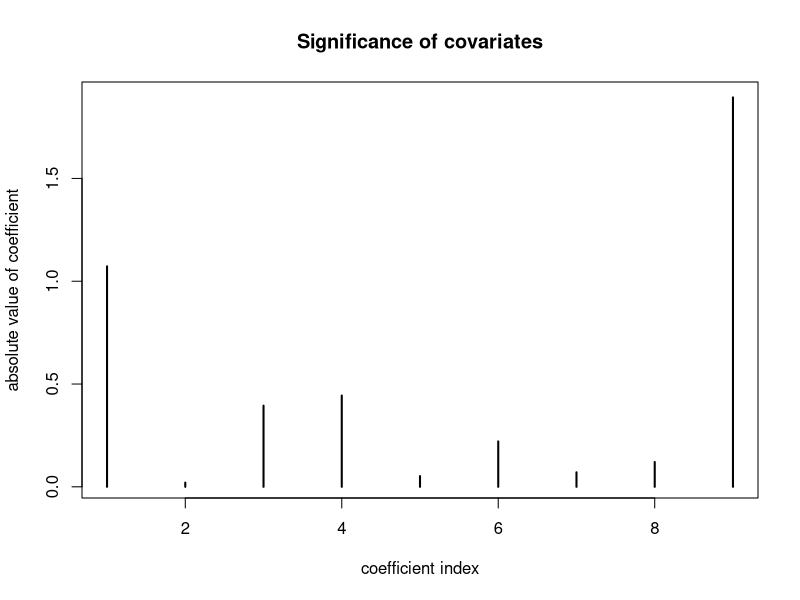

Generate this figure with R: (Note: this script raises an error after producing the figure.)
library(mvtnorm)

data <- read.table("eBayNumberOfBidderData.txt", header = TRUE)


########## A ##########
fit <- glm(nBids ~ 0 + ., data, family = poisson)
coeff <- fit$coefficients
plot(abs(coeff), type='h', 
     lwd=2, 
     xlab = "coefficient index", 
     main='Significance of covariates',
     ylab='absolute value of coefficient')

X <- as.matrix(data[,2:10])
## The most significant covariate is minBidShare. 

########## B ##########
sigmaPrior <- 100 * solve(t(X)%*%X)

logPois <- function(beta, y, x, ...) {
  # log likelihood of poisson model

  n <- length(x)
  
  logLik <- 0
  for (i in 1:length(n)) {
    logLik <- logLik + y[i] * t(beta)%*%x[i,] - exp( t(beta)%*%x[i,] - log(factorial(y[i])))
  }
  
  # log of prior
  logPrior <- dmvnorm(beta, mean = rep(0, 9), sigma = sigmaPrior, log=TRUE)
  
  # add 
  return(logLik + logPrior)
}

OptimResults<-optim(coeff,logPois,gr=NULL, y = data$nBids,x = X,method=c("BFGS"),control=list(fnscale=-1),hessian=TRUE)


postCov <- -solve(OptimResults$hessian)
st_div <- sqrt(diag(postCov))
betaMode <- OptimResults$par

########## C ##########

gaussianSample <- function(theta, sigma, c) {
  val <- rmvnorm(1, theta, c*sigma)
  return (val)
}

RWMSampler <- function(c, it, fn, ...) {
  accRate <- 0
  sample <- c()
  prev <- gaussianSample(betaMode, postCov, c)
  for (i in 1:it) {
    candidate <- gaussianSample(prev, postCov, c)
    alpha <- min(1,exp(fn(prev, ...) - fn(candidate, ...)))
    u <- runif(1, 0, 1)
    
    if (alpha <= u) {
      # accept candidate
      prev <- candidate
      accRate <- accRate + 1
      # as matrix
      sample <- c(sample, prev)
    }
  }
  return (sample)
}

sample = RWMSampler(1,10000, logPois, data$nBids, X)
plot(sample[,1], type='l')
